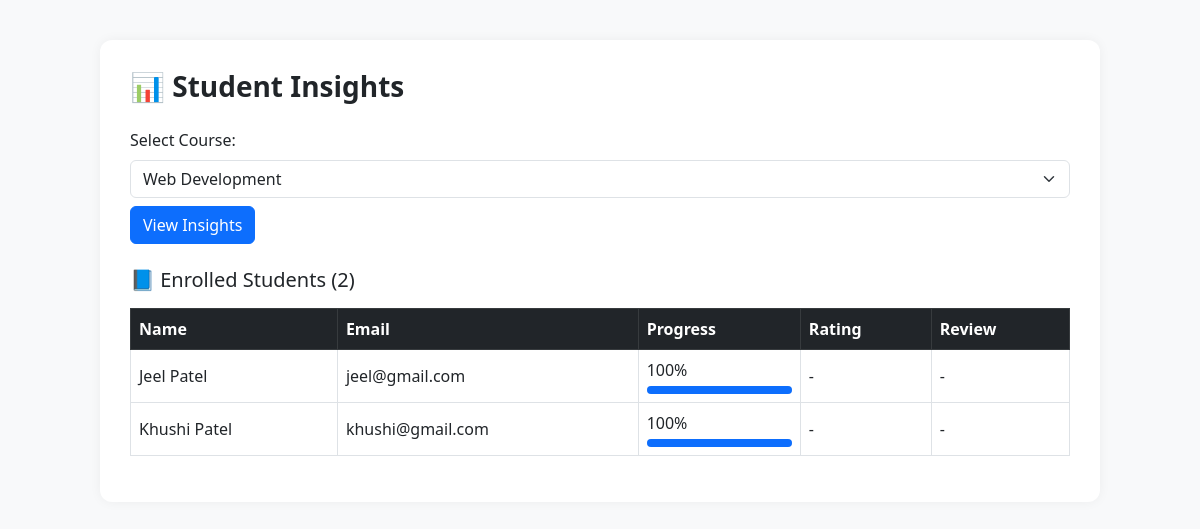
/instructor/student_insights.php?course_id=1 (signed in), run on the app's committed database.
### tables this page shows
CREATE TABLE `enrollments` (
  `id` int(11) NOT NULL,
  `user_id` int(11) DEFAULT NULL,
  `course_id` int(11) DEFAULT NULL,
  `status` enum('active','completed','cancelled') DEFAULT 'active',
  `student_email` varchar(255) DEFAULT NULL,
  `completion_percent` int(11) DEFAULT 0,
  `payment_status` enum('Pending','Success','Failed') DEFAULT 'Pending',
  `student_name` varchar(255) DEFAULT NULL,
  `payment_method` varchar(50) DEFAULT NULL,
  `payment_details` varchar(255) DEFAULT NULL,
  `amount_paid` decimal(10,2) DEFAULT NULL,
  `platform_fee` decimal(10,2) DEFAULT NULL,
  `enrolled_at` datetime DEFAULT current_timestamp()
);

CREATE TABLE `users` (
  `id` int(11) NOT NULL,
  `name` varchar(100) DEFAULT NULL,
  `email` varchar(100) DEFAULT NULL,
  `password` varchar(255) DEFAULT NULL,
  `role` enum('student','instructor','admin') DEFAULT 'student',
  `created_at` datetime DEFAULT current_timestamp()
);

### instructor/student_insights.php (the view, shortened to what this page needs)
<?php
require '../config.php';
$instructor_id = $_SESSION['instructor_id'];
$courses = $conn->query("SELECT id, title FROM courses WHERE instructor_id = $instructor_id");
?>
<!DOCTYPE html>
<html lang="en">
<head>
  <link href="https://cdn.jsdelivr.net/npm/bootstrap@5.3.0/dist/css/bootstrap.min.css" rel="stylesheet">
</head>
<body>
<div class="container">
  <h3 class="mb-4">📊 Student Insights</h3>
  <form method="GET" class="mb-4">
    <label class="form-label">Select Course:</label>
    <select name="course_id" class="form-select mb-2" required>
      <?php while ($c = $courses->fetch_assoc()): ?>
        <option value="<?= $c['id'] ?>" <?= (isset($_GET['course_id']) && $_GET['course_id'] == $c['id']) ? 'selected' : '' ?>>
          <?= htmlspecialchars($c['title']) ?>
        </option>
      <?php endwhile; ?>
    </select>
    <button class="btn btn-primary">View Insights</button>
  </form>
  <?php if (isset($_GET['course_id'])):
    $course_id = intval($_GET['course_id']);
    $stmt = $conn->prepare("
      SELECT u.name, u.email, e.completion_percent, r.rating, r.review
      FROM enrollments e
      JOIN users u ON e.student_email = u.email
      LEFT JOIN reviews r ON r.course_id = e.course_id AND r.student_id = u.id
      WHERE e.course_id = ?
    ");
    $stmt->bind_param("i", $course_id);
    $stmt->execute();
    $students = $stmt->get_result();
  ?>
  <h5 class="mb-3">📘 Enrolled Students (<?= $students->num_rows ?>)</h5>
  <?php if ($students->num_rows > 0): ?>
    <div class="table-responsive">
      <table class="table table-bordered table-hover align-middle">
        <thead class="table-dark">
          <tr>
            <th>Name</th>
            <th>Email</th>
            <th>Progress</th>
            <th>Rating</th>
            <th>Review</th>
          </tr>
        </thead>
        <tbody>
          <?php while ($s = $students->fetch_assoc()): ?>
            <tr>
              <td><?= htmlspecialchars($s['name']) ?></td>
              <td><?= htmlspecialchars($s['email']) ?></td>
              <td>
                <?= $s['completion_percent'] ?>%
                <div class="progress mt-1" style="height: 8px;">
                  <div class="progress-bar" style="width: <?= $s['completion_percent'] ?>%"></div>
                </div>
              </td>
              <td><?= $s['rating'] ? '⭐ ' . $s['rating'] : '-' ?></td>
              <td><?= $s['review'] ? htmlspecialchars($s['review']) : '-' ?></td>
            </tr>
          <?php endwhile; ?>
        </tbody>
      </table>
    </div>
  <?php else: ?>
    <div class="alert alert-warning">No students found for this course.</div>
  <?php endif; ?>
  <?php endif; ?>
</div>
</body>
</html>

### instructor/student_insights.php (style rules this page uses)
body { background-color: #f8f9fa; font-family: 'Segoe UI', sans-serif; }
.container { background: #fff; border-radius: 12px; padding: 30px; box-shadow: 0 0 12px rgba(0,0,0,0.05); margin-top: 40px; max-width: 1000px; }
h3 { font-weight: 600; }
.progress-bar { background-color: #0d6efd; }

### data on the page
enrollments: users.name "Jeel Patel", users.email "jeel@gmail.com", completion_percent "100"
enrollments: users.name "Khushi Patel", users.email "khushi@gmail.com", completion_percent "100"

### other printed values
$students->num_rows "2"
form field course_id "Web Development"
